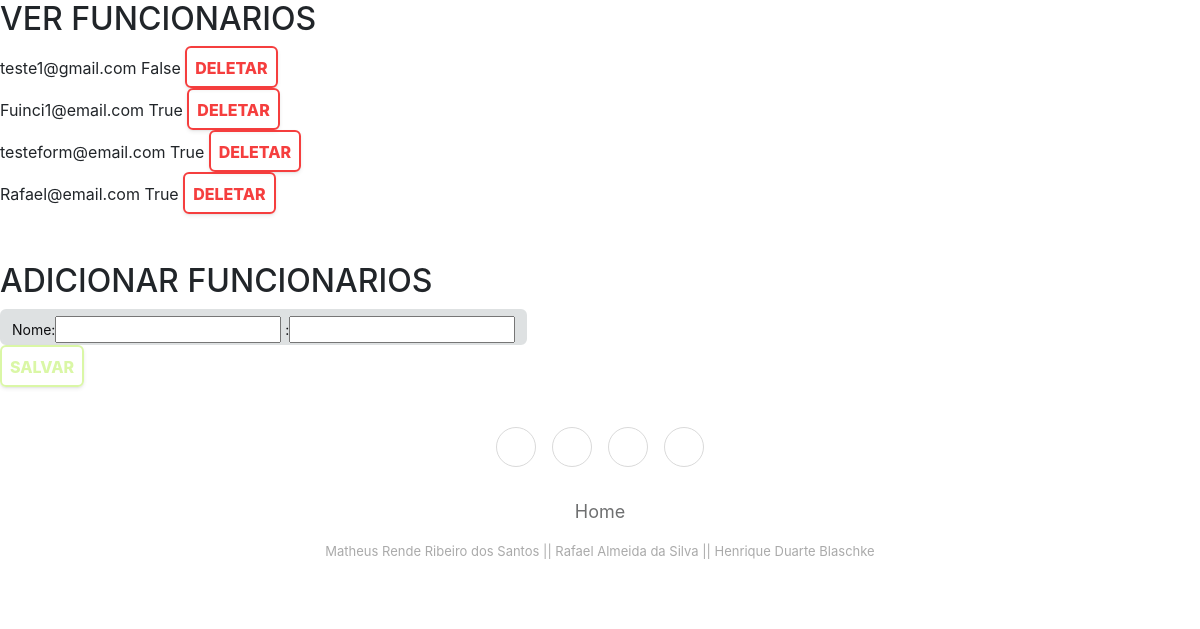
The page /Adcionar_Funcionario/ on the database its author committed.
### gestao/models.py (models this page shows, shortened)
class Funci(models.Model):
    nome= models.CharField(max_length=100)
    email= models.EmailField(max_length=100,primary_key=True,unique=True)
    gerente= models.BooleanField(default=False,null=False)

### gestao/views.py (the view)
# urls.py: path('Adcionar_Funcionario/',add_Funci),
def add_Funci(request):#Cria Funcionarios
    lista_Funci= Funci.objects.all()#Pega todos os tados dos funcionarios
    form= AD_Funci()
    if request.method == 'POST':
        print(request.POST)
        form= AD_Funci(request.POST)
        if form.is_valid():
            form.save()
    context=context={'request':request, 'lista_Funci':lista_Funci, 'form':form}
    return render(request,'addFunci.html',context)

### gestao/forms.py
class AD_Funci(ModelForm):
    class Meta:
        model= Funci
        fields ='__all__'

### gestao/templates/addFunci.html (shortened to what this page needs)
<!DOCTYPE html>
<html>
    <head>
        <link rel="stylesheet" href="./Style.css">
        <link rel="stylesheet" href="https://cdnjs.cloudflare.com/ajax/libs/twitter-bootstrap/4.1.3/css/bootstrap.min.css">
        <link rel="stylesheet" href="https://cdnjs.cloudflare.com/ajax/libs/ionicons/2.0.1/css/ionicons.min.css">
        <link rel="stylesheet" href="assets/css/style.css">
    </head>
    <body>
        <h2>VER FUNCIONARIOS</h2>
        {%for a in lista_Funci%}
        {{a.email}}
        {{a.gerente}}
        <button class="botao_delete">DELETAR</button>
        <br>
        {%endfor%}
        <br>
        <br>
        <h2>ADICIONAR FUNCIONARIOS</h2>
        <form action="" method="post">
        <div class="caixatexto">
            <span>Nome:<input type="text" required="required">{{form.proNome}}</span>
            <span>:<input type="text" required="required">{{form.}}</span>
        </div>
            <button  class="botao_add" type="submit">SALVAR</button>
        </form>
                <div class="footer-basic">
                    <footer>
                        <div class="social"><a href="#"></a><a href="#"></a><a href="#"></a><a href="#"></a></div>
                        <ul class="list-inline">
                            <li class="list-inline-item"><a href="http://127.0.0.1:8000/#">Home</a></li>
                        </ul>
                        <p class="copyright">Matheus Rende Ribeiro dos Santos || Rafael Almeida da Silva || Henrique Duarte Blaschke
                        </div></p>
            </body>
</html>

### gestao/templates/Style.css (style rules this page uses)
.botao_delete { display: inline-block; outline: 0; cursor: pointer; border-radius: 6px; border: 2px solid #F53E3E; color: #F53E3E; background: 0 0; padding: 8px; box-shadow: rgba(0, 0, 0, 0.07) 0px 2px 4px 0px, rgba(0, 0, 0, 0.05) 0px 1px 1.5px 0px; font-weight: 800; font-size: 16px; height: 42px; }
.botao_add { display: inline-block; outline: 0; cursor: pointer; border-radius: 6px; border: 2px solid #DAF7A6; color: #DAF7A6; background: 0 0; padding: 8px; box-shadow: rgba(0, 0, 0, 0.07) 0px 2px 4px 0px, rgba(0, 0, 0, 0.05) 0px 1px 1.5px 0px; font-weight: 800; font-size: 16px; height: 42px; }
.caixatexto { max-width: fit-content; max-height: fit-content; font-size: 14px; border-radius: 6px; line-height: 1.5; padding: 5px 10px; transition: box-shadow 100ms ease-in, border 100ms ease-in, background-color 100ms ease-in; border: 2px solid #dee1e2; color: rgb(14, 14, 16); background: #dee1e2; display: block; height: 36px; }
.footer-basic { padding:40px 0; background-color:#ffffff; color:#4b4c4d; }
.footer-basic ul { padding:0; list-style:none; text-align:center; font-size:18px; line-height:1.6; margin-bottom:0; }
.footer-basic li { padding:0 10px; }
.footer-basic ul a { color:inherit; text-decoration:none; opacity:0.8; }
.footer-basic .social { text-align:center; padding-bottom:25px; }
.footer-basic .social > a { font-size:24px; width:40px; height:40px; line-height:40px; display:inline-block; text-align:center; border-radius:50%; border:1px solid #ccc; margin:0 8px; color:inherit; opacity:0.75; }
.footer-basic .copyright { margin-top:15px; text-align:center; font-size:13px; color:#aaa; margin-bottom:0; }

### gestao/templates/addFunci.html (style rules this page uses)
.botao_delete { display: inline-block; outline: 0; cursor: pointer; border-radius: 6px; border: 2px solid #F53E3E; color: #F53E3E; background: 0 0; padding: 8px; box-shadow: rgba(0, 0, 0, 0.07) 0px 2px 4px 0px, rgba(0, 0, 0, 0.05) 0px 1px 1.5px 0px; font-weight: 800; font-size: 16px; height: 42px; }
.botao_add { display: inline-block; outline: 0; cursor: pointer; border-radius: 6px; border: 2px solid #DAF7A6; color: #DAF7A6; background: 0 0; padding: 8px; box-shadow: rgba(0, 0, 0, 0.07) 0px 2px 4px 0px, rgba(0, 0, 0, 0.05) 0px 1px 1.5px 0px; font-weight: 800; font-size: 16px; height: 42px; }
.caixatexto { max-width: fit-content; max-height: fit-content; font-size: 14px; border-radius: 6px; line-height: 1.5; padding: 5px 10px; transition: box-shadow 100ms ease-in, border 100ms ease-in, background-color 100ms ease-in; border: 2px solid #dee1e2; color: rgb(14, 14, 16); background: #dee1e2; display: block; height: 36px; }
.footer-basic { padding:40px 0; background-color:#ffffff; color:#4b4c4d; }
.footer-basic ul { padding:0; list-style:none; text-align:center; font-size:18px; line-height:1.6; margin-bottom:0; }
.footer-basic li { padding:0 10px; }
.footer-basic ul a { color:inherit; text-decoration:none; opacity:0.8; }
.footer-basic .social { text-align:center; padding-bottom:25px; }
.footer-basic .social > a { font-size:24px; width:40px; height:40px; line-height:40px; display:inline-block; text-align:center; border-radius:50%; border:1px solid #ccc; margin:0 8px; color:inherit; opacity:0.75; }
.footer-basic .copyright { margin-top:15px; text-align:center; font-size:13px; color:#aaa; margin-bottom:0; }

### rows shown on the page
Funci: email "teste1@gmail.com", gerente "False"
Funci: email "Fuinci1@email.com", gerente "True"
Funci: email "testeform@email.com", gerente "True"
Funci: email "Rafael@email.com", gerente "True"
